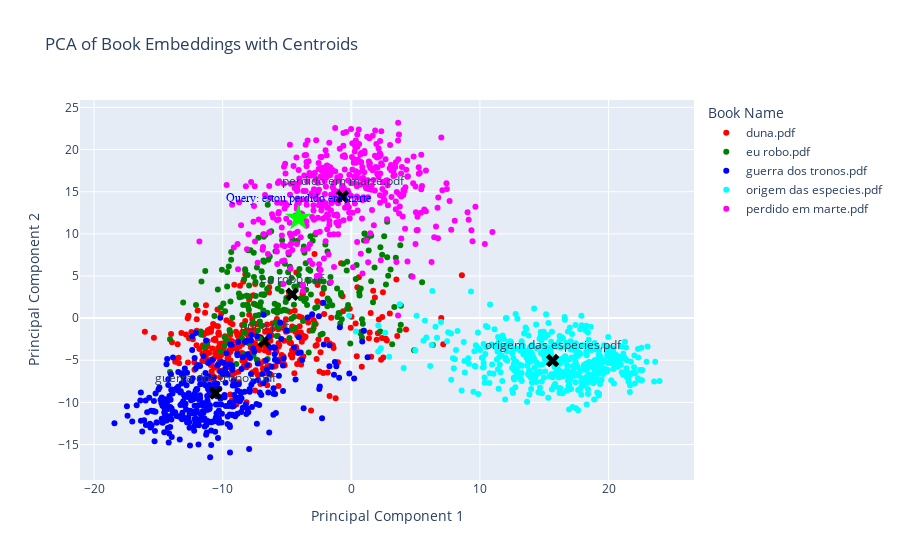

This figure's notebook cell:
### Code cell
query_embedding,query_pca = query_and_plot(fig,scaler,query_text='harry você é um bruxo')

### Figure 1 — Plotly figure (JSON) as saved in the notebook; plotly's stock layout.template omitted (floating-point values rounded to 4 significant figures; data arrays with more than 128 entries replaced by an {"elided": "..."} marker saying what was removed)
{"data": [{"marker": {"color": "red"}, "mode": "markers", "name": "duna.pdf", "text": {"elided": "355 str values"}, "type": "scatter", "x": {"elided": "355 float values"}, "y": {"elided": "355 float values"}}, {"marker": {"color": "black", "size": 12, "symbol": "x"}, "mode": "markers+text", "showlegend": false, "text": ["duna.pdf"], "textposition": "top center", "type": "scatter", "x": [-6.766], "y": [-2.735]}, {"marker": {"color": "green"}, "mode": "markers", "name": "eu robo.pdf", "text": {"elided": "232 str values"}, "type": "scatter", "x": {"elided": "232 float values"}, "y": {"elided": "232 float values"}}, {"marker": {"color": "black", "size": 12, "symbol": "x"}, "mode": "markers+text", "showlegend": false, "text": ["eu robo.pdf"], "textposition": "top center", "type": "scatter", "x": [-4.596], "y": [2.821]}, {"marker": {"color": "blue"}, "mode": "markers", "name": "guerra dos tronos.pdf", "text": {"elided": "372 str values"}, "type": "scatter", "x": {"elided": "372 float values"}, "y": {"elided": "372 float values"}}, {"marker": {"color": "black", "size": 12, "symbol": "x"}, "mode": "markers+text", "showlegend": false, "text": ["guerra dos tronos.pdf"], "textposition": "top center", "type": "scatter", "x": [-10.56], "y": [-8.883]}, {"marker": {"color": "yellow"}, "mode": "markers", "name": "harry potter.pdf", "text": [], "type": "scatter", "x": [], "y": []}, {"marker": {"color": "black", "size": 12, "symbol": "x"}, "mode": "markers+text", "showlegend": false, "text": ["harry potter.pdf"], "textposition": "top center", "type": "scatter", "x": [null], "y": [null]}, {"marker": {"color": "cyan"}, "mode": "markers", "name": "origem das especies.pdf", "text": {"elided": "493 str values"}, "type": "scatter", "x": {"elided": "493 float values"}, "y": {"elided": "493 float values"}}, {"marker": {"color": "black", "size": 12, "symbol": "x"}, "mode": "markers+text", "showlegend": false, "text": ["origem das especies.pdf"], "textposition": "top center", "type": "scatter", "x": [15.65], "y": [-5.036]}, {"marker": {"color": "magenta"}, "mode": "markers", "name": "perdido em marte.pdf", "text": {"elided": "426 str values"}, "type": "scatter", "x": {"elided": "426 float values"}, "y": {"elided": "426 float values"}}, {"marker": {"color": "black", "size": 12, "symbol": "x"}, "mode": "markers+text", "showlegend": false, "text": ["perdido em marte.pdf"], "textposition": "top center", "type": "scatter", "x": [-0.6834], "y": [14.42]}, {"marker": {"color": "lime", "size": 20, "symbol": "star"}, "mode": "markers+text", "showlegend": false, "text": ["Query: estou perdido em marte"], "textfont": {"color": "blue", "family": "Arial, sans-serif", "size": 12}, "textposition": "top center", "type": "scatter", "x": [-4.11], "y": [11.86]}], "layout": {"legend": {"title": {"text": "Book Name"}}, "title": {"text": "PCA of Book Embeddings with Centroids"}, "xaxis": {"title": {"text": "Principal Component 1"}}, "yaxis": {"title": {"text": "Principal Component 2"}}}}
